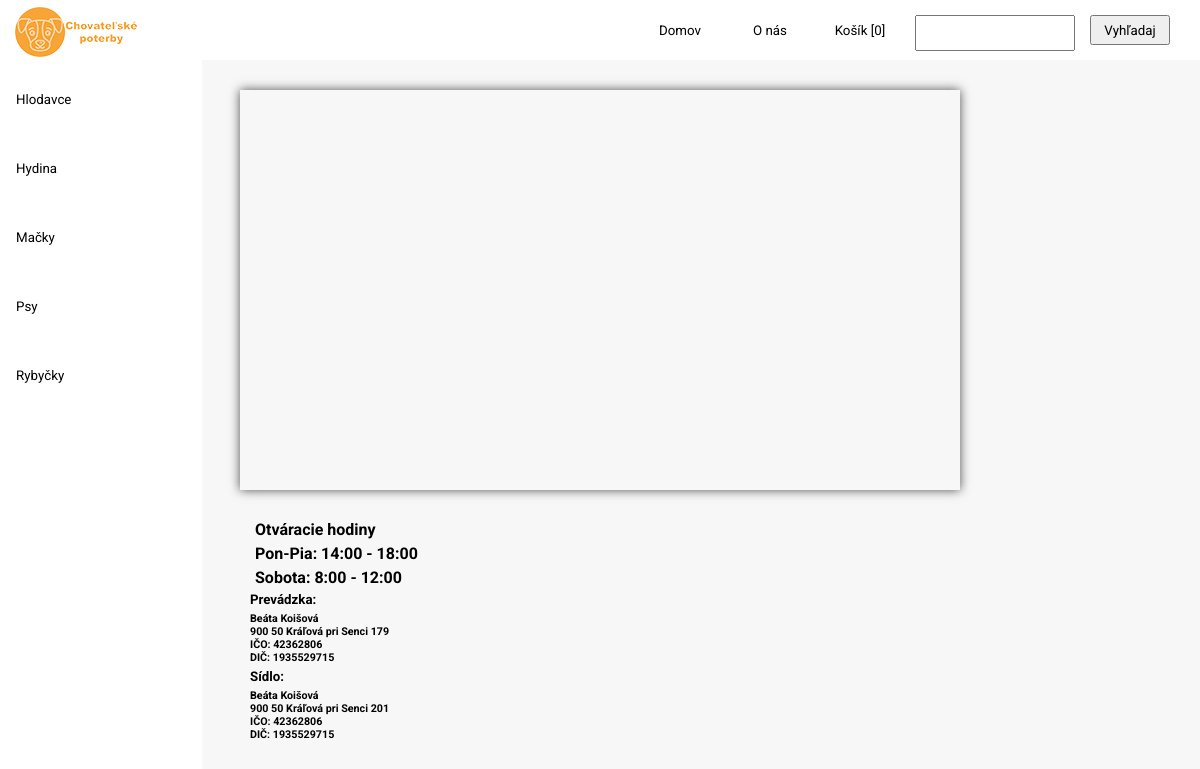
Before: /kontakt/ with the older database file.
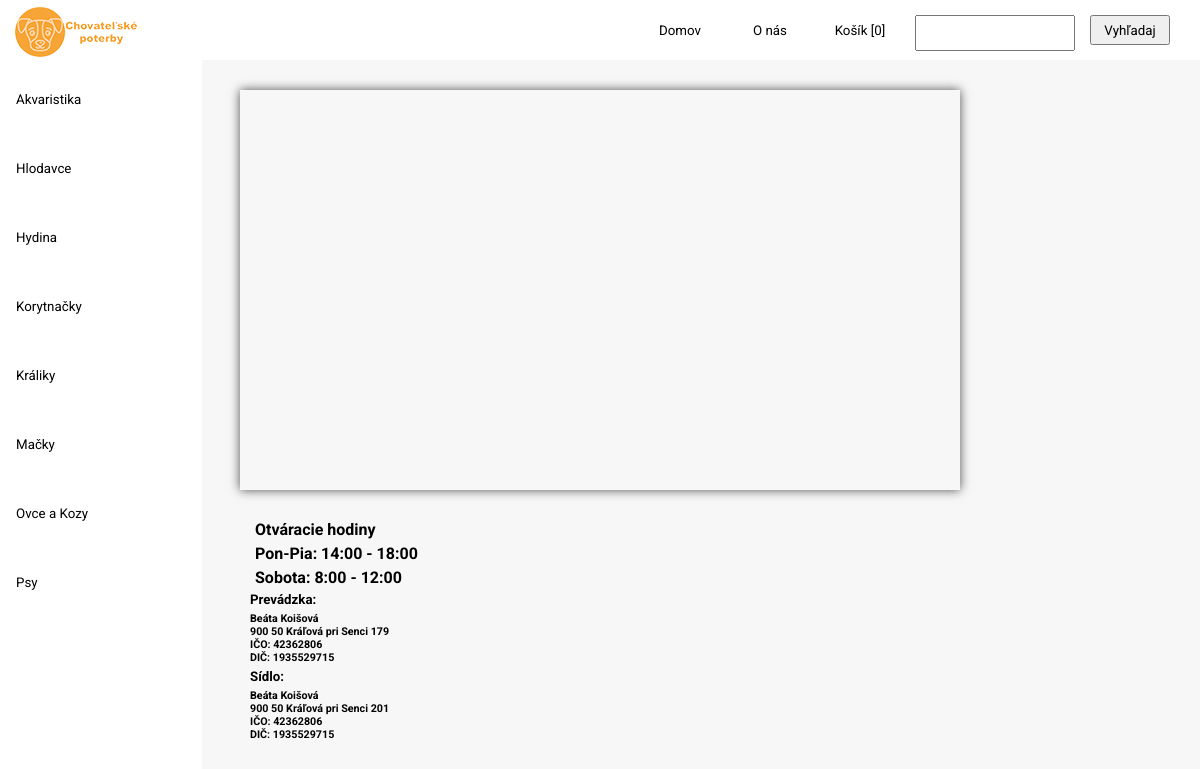
After: the same page with the newer database file.
### items/models.py (models this page shows, shortened)
class Category(models.Model):
    name = models.CharField(max_length=200, db_index=True)
    url = models.SlugField(db_index=True, unique= True, blank=True, null=True)
    class Meta:
        ordering = ('name',)
        verbose_name = 'category'
        verbose_name_plural = 'categories'

### items/views.py (the view)
# urls.py: path('kontakt/', kontakt, name='kontakt' ),
def kontakt(request):
    context = {}
    categories = Category.objects.all().order_by("name")
    context['category'] = categories
    context['itemCount'] = getItemCount(request)
    return render(request, 'items/kontakt.html', context)

### items/views.py (called while the page is built)
def getItemCount(request):
    count = None
    try:
        count = len(request.session['kosik'])
    except KeyError:
        count = 0
    return count

### items/templates/items/kontakt.html (shortened to what this page needs)
{% extends "items/home.html" %}
{% load static %}
        {% block content %}
        <link rel="stylesheet" type="text/css" href="{% static 'items/css/kontakt.css' %}">
        <div class="info-container">
                      <div id="map"></div>
                      <div id="info">
                        <h4 id="h4">Otváracie hodiny</h4>
                        <h4 id="h4">Pon-Pia: 14:00 - 18:00</h4>
                        <h4 id="h4">Sobota: 8:00 - 12:00</h4>
                        <h5 id="h5">Prevádzka:</h5>
                        <h6 id="h6">Beáta Koišová</h6>
                        <h6 id="h6">900 50 Kráľová pri Senci 179</h6>
                        <h6 id="h6">IČO: 42362806</h6>
                        <h6 id="h6">DIČ: 1935529715</h6>
                        <h5 id="h5">Sídlo:</h5>
                        <h6 id="h6">Beáta Koišová</h6>
                        <h6 id="h6">900 50 Kráľová pri Senci 201</h6>
                        <h6 id="h6">IČO: 42362806</h6>
                        <h6 id="h6">DIČ: 1935529715</h6>
                      </div>
        </div>
        {% endblock content %}

### items/templates/items/home.html (shortened to what this page needs)
<!DOCTYPE html>
{% load static %}
<html lang="sk">
    <head>
            <link rel="stylesheet" type="text/css" href="{% static 'items/css/Home.css' %}">
    </head>
    <body>
            <div class="top">
                                <form action="{% url 'searchResults' %}" method="get">
                                        <button class="submit" id="submit" type="submit">Vyhľadaj</button>
                                        <input  class="search" id="site-search" name="q"aria-label="Vyhladaj">
                                </form>
                                <button class="link" onclick="window.location.href='/kosik'">Košík <span>[{{ itemCount }}]</span></button>
                                <button class="link" onclick="window.location.href='/kontakt'">O nás</button>
                                <button class="link" onclick="window.location.href='/ '">Domov</button>
                                <div class="logo">
                                        <img  src="/static/items/css/logo.png" alt="">
                                </div>
                        </div>
                        <div class="tab" id="tab">
                        {% for category in category %}
                                <button class="{{ category.name }}" onclick="window.location.href='/category/{{category.url}}'">{{ category.name }}</button>
                        {% endfor %}
                        </div>
                {% block content %}
                {% endblock content %}
        </body>
</html>

Changed rows visible on the page:
removed Category: name "Rybyčky"
added Category: name "Akvaristika"
added Category: name "Korytnačky"
added Category: name "Králiky"
added Category: name "Ovce a Kozy"
